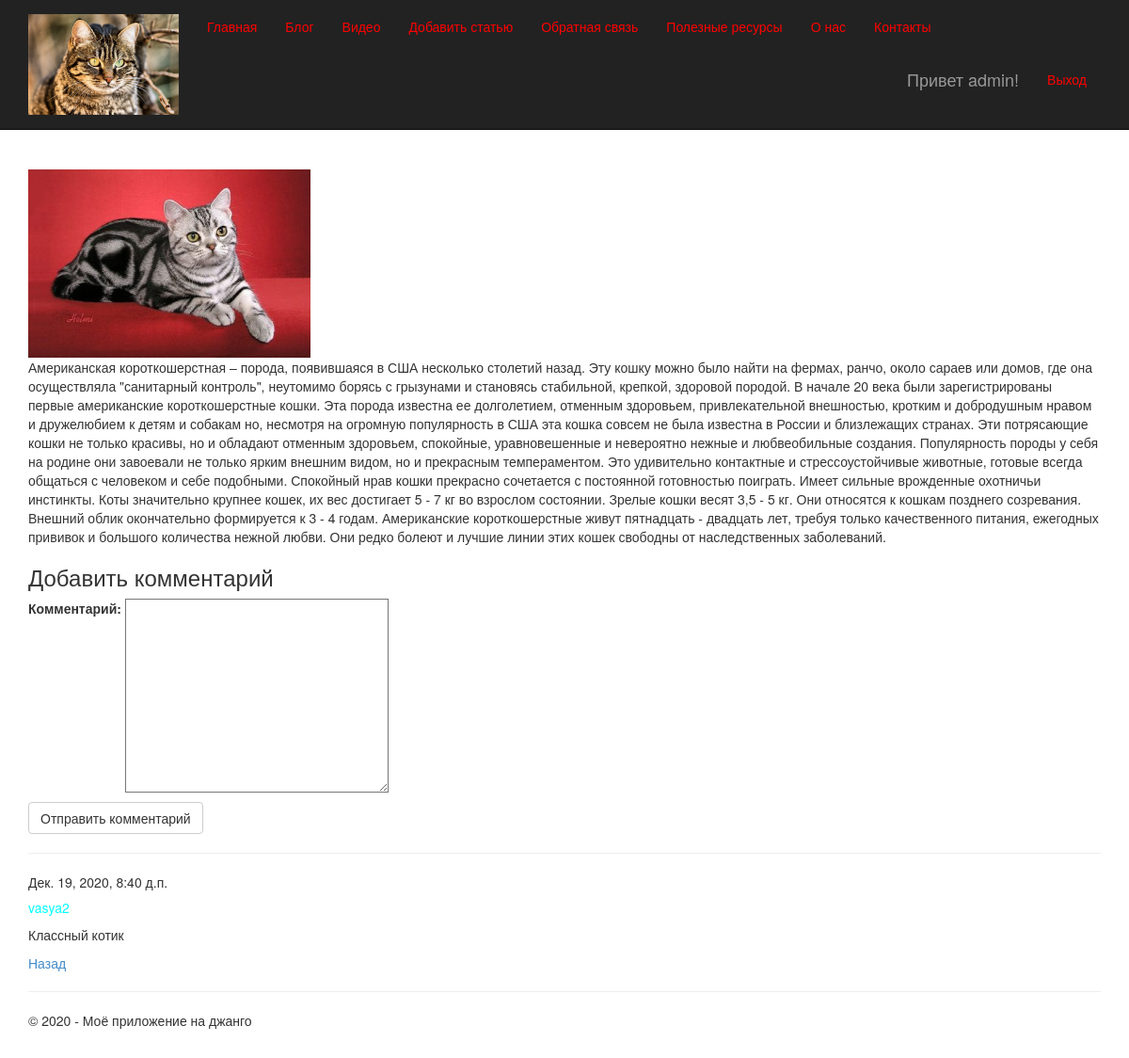
/2/ (signed in), run on the app's committed database.
### app/models.py (models this page shows, shortened)
class Blog(models.Model):
    title=models.CharField(max_length=100, unique_for_date="posted", verbose_name="Заголовок")
    description = models.TextField(verbose_name="Краткое содержание")
    content=models.TextField(verbose_name="Полное содержание");
    posted=models.DateTimeField(default=datetime.now(), db_index=True, verbose_name="Опубликована")
    author = models.ForeignKey(User, null=True, blank=True, on_delete = models.SET_NULL, verbose_name = "Автор")
    image = models.FileField(default="temp.jpg",verbose_name="Путь к картинке")
    class Meta:
        db_table="Posts"
        ordering = ["-posted"]
        verbose_name="статья блога"
        verbose_name_plural="статьи блога"

class Comment(models.Model):
    text=models.TextField(verbose_name="Комментарий")
    date=models.DateTimeField(default=datetime.now(), db_index= True, verbose_name="Дата")
    author=models.ForeignKey(User,on_delete=models.CASCADE,verbose_name="Автор")
    post=models.ForeignKey(Blog,on_delete=models.CASCADE,verbose_name="Статья")
    class Meta:
        db_table = "Comments"
        verbose_name="Комментарий"
        verbose_name_plural="Комментарии"
        ordering=["-date"]

### app/views.py (the view)
# urls.py: url(r'^(?P<parametr>\d+)/$', views.blogpost, name='blogpost'),
def blogpost(request,parametr):
    post_1=Blog.objects.get(id=parametr)
    comments=Comment.objects.filter(post=parametr)
    if request.method=="POST":
        form=CommentForm(request.POST)
        if form.is_valid():
            comment_f=form.save(commit=False)
            comment_f.author=request.user
            comment_f.date=datetime.now()
            comment_f.post=Blog.objects.get(id=parametr)
            comment_f.save()
            return redirect('blogpost',parametr=post_1.id)
    else:
        form=CommentForm()
    assert isinstance(request,HttpRequest)
    return render(request,'app/blogpost.html',{'post_1':post_1,
                                               'comments':comments,'form':form,
                                               'year':datetime.now().year})

### app/forms.py
class CommentForm(forms.ModelForm):
    class Meta:
        model = Comment
        fields = ('text',)
        labels={'text':'Комментарий'}

### app/templates/app/blogpost.html
﻿{% extends "app/layout.html" %}
{% block content %}
<h2> {{ post_1title }}</h2> <br />
{% if post_1.image and post_1.image.url != '/media/temp.jpg' %}
<img src="{{post_1.image.url}}" alt="Картинка" width="300" height="200" />
{% endif %}
<p> {{post_1.content|linebreaksbr}}</p>
{% if user.is_authenticated %}
<h3>Добавить комментарий</h3>
<form method="post"> {%csrf_token %}
    <div> {{form.as_p}}
         <button type="submit" class="save btn btn-default">Отправить комментарий</button>
    </div>
    </form>
{% else %}
<h3>Для добавления комментария - авторизирууйтесь.</h3>
{% endif %}
{% for comment in comments %}
<hr />
<h7> {{comment.date}}</h7>
<h5> {{comment.author}}</h5>
<p> {{comment.text|linebreaksbr}}</p>
{% endfor %}
<p><a href="{% url 'blog' %}">Назад</a></p>
{% endblock %}

### app/templates/app/loginpartial.html (shortened to what this page needs)
{% if user.is_authenticated %}
<form id="logoutForm" action="/logout/" method="post" class="navbar-right">
    <ul class="nav navbar-nav navbar-right">
        <li><span class="navbar-brand">Привет {{ user.username }}!</span></li>
        <li><a href="javascript:document.getElementById('logoutForm').submit()">Выход</a></li>
    </ul>
</form>
{% else %}
<ul class="nav navbar-nav navbar-right">
    <li><a href="{% url 'login' %}">Войти</a></li>
</ul>
{% endif %}

### app/static/app/content/site.css (style rules this page uses)
body { padding-top: 120px; padding-bottom: 20px; }
input, select, textarea { max-width: 280px; }
.navbar-inverse .navbar-nav > li > a { color: #ff0000; }
h5 { color: aqua; }
ul li { padding-top:3px; padding-bottom:3px; }

### data on the page
Blog: image (picture), content "Американская короткошерстная – порода, появившаяся в США несколько столетий назад. Эту кошку можно было найти на фермах, ранчо, около сараев или домов, где она осуществляла \"санитарный контроль\", неутомимо борясь с грызунами и становясь стабильной, крепкой, здоровой породой. В начале 20 века были зарегистрированы первые американские короткошерстные кошки. Эта порода известна ее долголетием, отменным здоровьем, привлекательной внешностью, кротким и добродушным нравом и дружелюбием к детям и собакам но, несмотря на огромную популярность в США эта кошка совсем не была известна в России и близлежащих странах. Эти потрясающие кошки не только красивы, но и обладают отменным здоровьем, спокойные,…"
Comment: date "Дек. 19, 2020, 8:40 д.п.", author "vasya2", text "Классный котик"

### other printed values
{{ user.username }} "admin"
